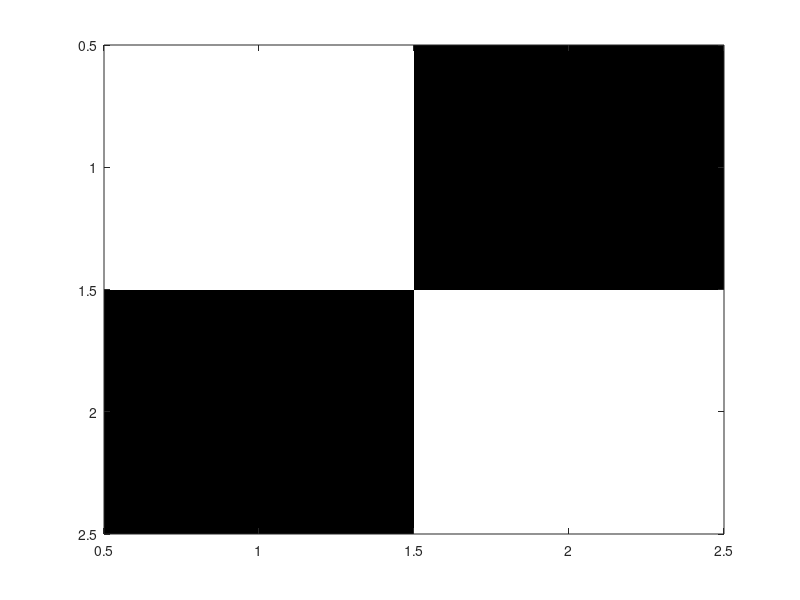

The MATLAB script that drew this image:
clc         %limpiar el command window
close all   %Cierra ventana previamente abierta 
clear       %Borrar archivos de memoria 

%Ej. 1. Mostrar una matriz como si fuese una imagen

%imagen = floor(255*rand(256));

image = [1,0;0,1];
image = uint8(image);
figure,colormap('gray'),imagesc(image);
%figure,colormap('gray'),imshow(image);
    %imagesc    
    %imshow